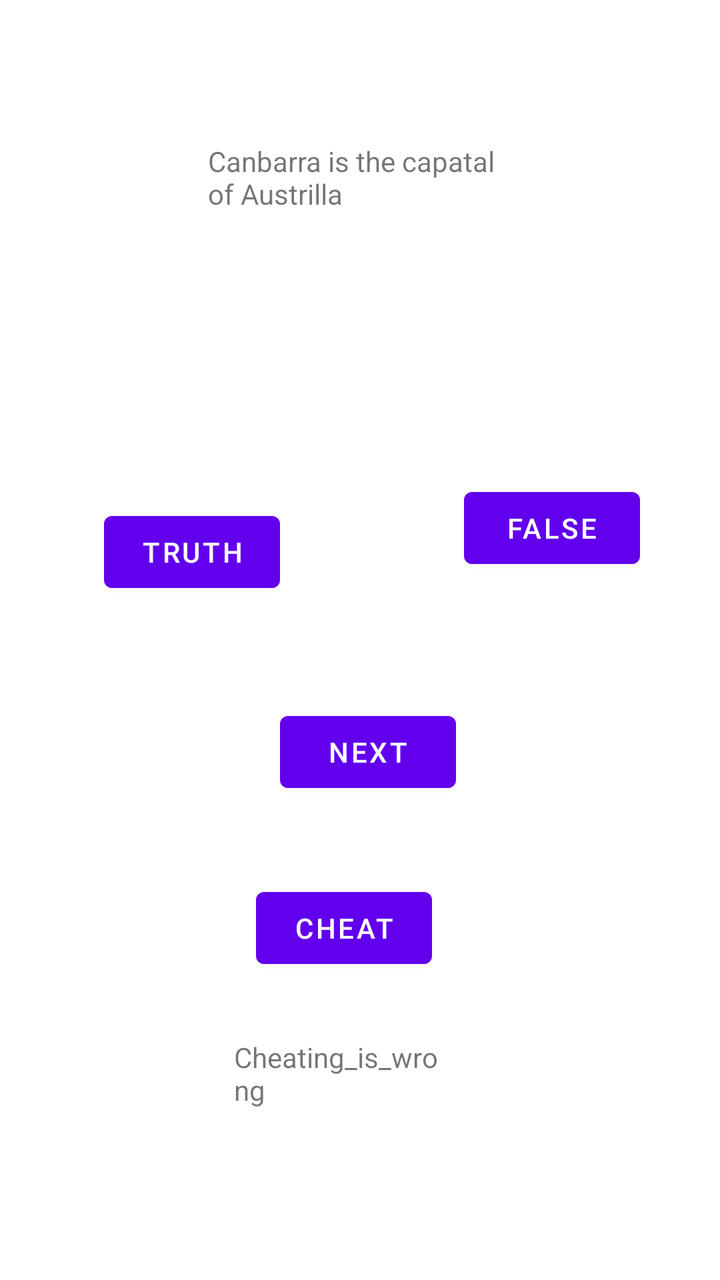
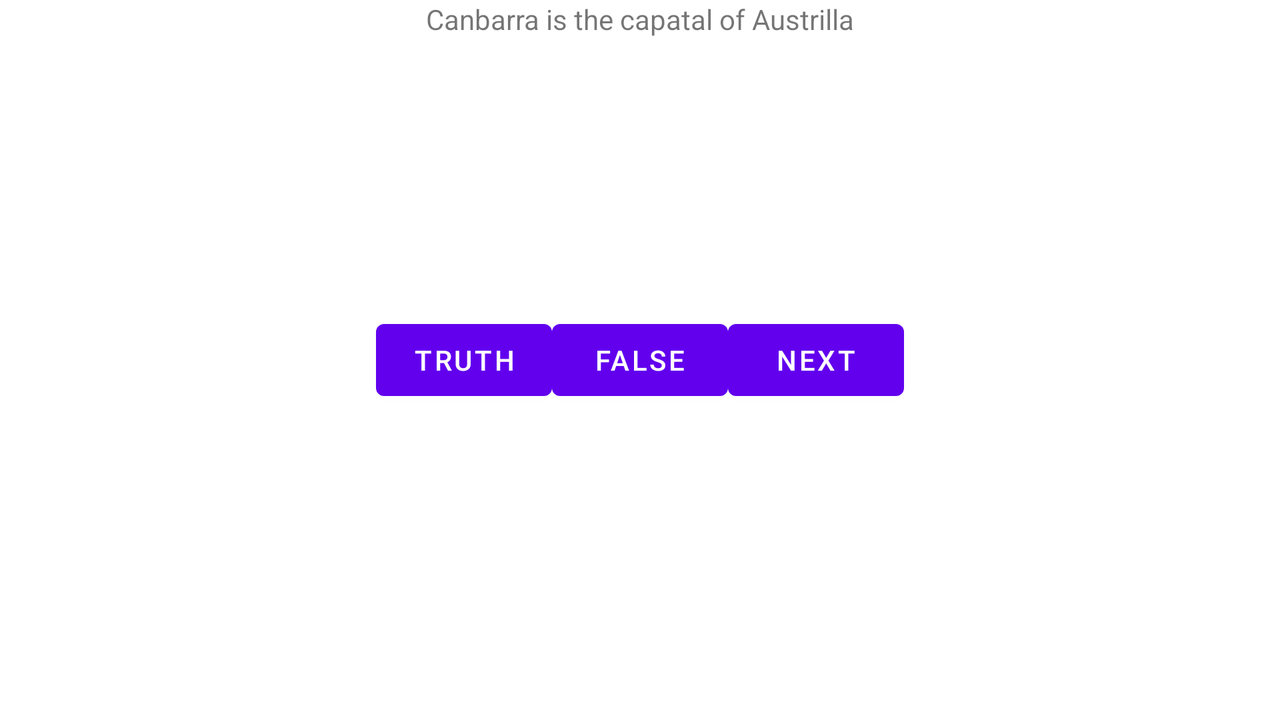

One screen, two layout resources from the same app: the default and the repository's alternative for another configuration. Each is rendered where Android would select it; the XML of both is given below.
<!-- AndroidManifest.xml: application theme Theme.Geo_Quiz -->
<!-- res/layout/activity_main.xml -->
<?xml version="1.0" encoding="utf-8"?>
<androidx.constraintlayout.widget.ConstraintLayout xmlns:android="http://schemas.android.com/apk/res/android"
    xmlns:app="http://schemas.android.com/apk/res-auto"
    xmlns:tools="http://schemas.android.com/tools"
    android:layout_width="match_parent"
    android:layout_height="match_parent"
    tools:context=".MainActivity">

    <Button
        android:id="@+id/False_button"
        android:layout_width="wrap_content"
        android:layout_height="wrap_content"
        android:layout_marginStart="92dp"
        android:layout_marginBottom="352dp"
        android:text="@string/False"
        app:layout_constraintBottom_toBottomOf="parent"
        app:layout_constraintStart_toEndOf="@+id/Truth_button" />

    <Button
        android:id="@+id/Truth_button"
        android:layout_width="wrap_content"
        android:layout_height="wrap_content"
        android:layout_marginStart="52dp"
        android:layout_marginBottom="340dp"
        android:text="@string/truth"
        app:layout_constraintBottom_toBottomOf="parent"
        app:layout_constraintStart_toStartOf="parent" />

    <Button
        android:id="@+id/Cheat"
        android:layout_width="wrap_content"
        android:layout_height="wrap_content"
        android:layout_marginStart="128dp"
        android:layout_marginBottom="152dp"
        android:text="@string/cheat"
        app:layout_constraintBottom_toBottomOf="parent"
        app:layout_constraintStart_toStartOf="parent" />

    <LinearLayout
        android:id="@+id/linear"
        android:layout_width="159dp"
        android:layout_height="81dp"
        android:layout_marginStart="104dp"
        android:layout_marginBottom="88dp"
        android:orientation="vertical"
        app:layout_constraintBottom_toTopOf="@+id/False_button"
        app:layout_constraintStart_toStartOf="parent">

        <TextView
            android:id="@+id/Question"
            android:layout_width="wrap_content"
            android:layout_height="wrap_content"
            android:text="@string/Question_Austraila" />
    </LinearLayout>

    <Button
        android:id="@+id/Next"
        android:layout_width="wrap_content"
        android:layout_height="wrap_content"
        android:layout_marginStart="140dp"
        android:layout_marginTop="52dp"
        android:text="@string/next"
        app:layout_constraintStart_toStartOf="parent"
        app:layout_constraintTop_toBottomOf="@+id/Truth_button" />

    <TextView
        android:id="@+id/Cheat_text"
        android:layout_width="109dp"
        android:layout_height="63dp"
        android:layout_marginStart="117dp"
        android:layout_marginBottom="58dp"
        android:text="@string/cheating_is_wrong"
        app:layout_constraintBottom_toBottomOf="parent"
        app:layout_constraintStart_toStartOf="parent" />

</androidx.constraintlayout.widget.ConstraintLayout>
<!-- resources referenced by this layout -->
<resources>
  <string name="False">False</string>
  <string name="Question_Austraila">Canbarra is the capatal of Austrilla</string>
  <string name="cheat">Cheat</string>
  <string name="cheating_is_wrong">Cheating_is_wrong</string>
  <string name="next">Next</string>
  <string name="truth">Truth</string>
  <style name="Theme.Geo_Quiz" parent="Theme.MaterialComponents.DayNight.DarkActionBar">
          
          <item name="colorPrimary">@color/purple_500</item>
          <item name="colorPrimaryVariant">@color/purple_700</item>
          <item name="colorOnPrimary">@color/white</item>
          
          <item name="colorSecondary">@color/teal_200</item>
          <item name="colorSecondaryVariant">@color/teal_700</item>
          <item name="colorOnSecondary">@color/black</item>
          
          <item name="android:statusBarColor">?attr/colorPrimaryVariant</item>
          
      </style>
</resources>
<!-- res/layout-land/activity_main.xml (the repository's variant of the layout above) -->
<!-- drawn on the phone turned sideways -->
<?xml version="1.0" encoding="utf-8"?>
<FrameLayout xmlns:android="http://schemas.android.com/apk/res/android"
    android:layout_width="match_parent"
    android:layout_height="match_parent">

    <TextView
        android:id="@+id/TextQuestion"
        android:layout_width="wrap_content"
        android:layout_height="wrap_content"
        android:layout_gravity="center_horizontal"
        android:text="@string/Question_Austraila" />

    <LinearLayout
        android:id="@+id/Lineralay"
        android:layout_width="wrap_content"
        android:layout_height="wrap_content"
        android:layout_gravity="center_vertical|center_horizontal">

        <Button
            android:id="@+id/Truth"
            android:layout_width="wrap_content"
            android:layout_height="wrap_content"
            android:text="@string/truth" />

        <Button
            android:id="@+id/Falseeee"
            android:layout_width="wrap_content"
            android:layout_height="wrap_content"
            android:text="@string/False" />

        <Button
            android:id="@+id/nextt"
            android:layout_width="wrap_content"
            android:layout_height="wrap_content"
            android:text="@string/next" />

    </LinearLayout>

</FrameLayout>
<!-- resources referenced by the variant -->
<!-- as the phone turned sideways resolves them -->
<resources>
  <string name="False">False</string>
  <string name="Question_Austraila">Canbarra is the capatal of Austrilla</string>
  <string name="next">Next</string>
  <string name="truth">Truth</string>
  <style name="Theme.Geo_Quiz" parent="Theme.MaterialComponents.DayNight.DarkActionBar">
          
          <item name="colorPrimary">@color/purple_500</item>
          <item name="colorPrimaryVariant">@color/purple_700</item>
          <item name="colorOnPrimary">@color/white</item>
          
          <item name="colorSecondary">@color/teal_200</item>
          <item name="colorSecondaryVariant">@color/teal_700</item>
          <item name="colorOnSecondary">@color/black</item>
          
          <item name="android:statusBarColor">?attr/colorPrimaryVariant</item>
          
      </style>
</resources>
